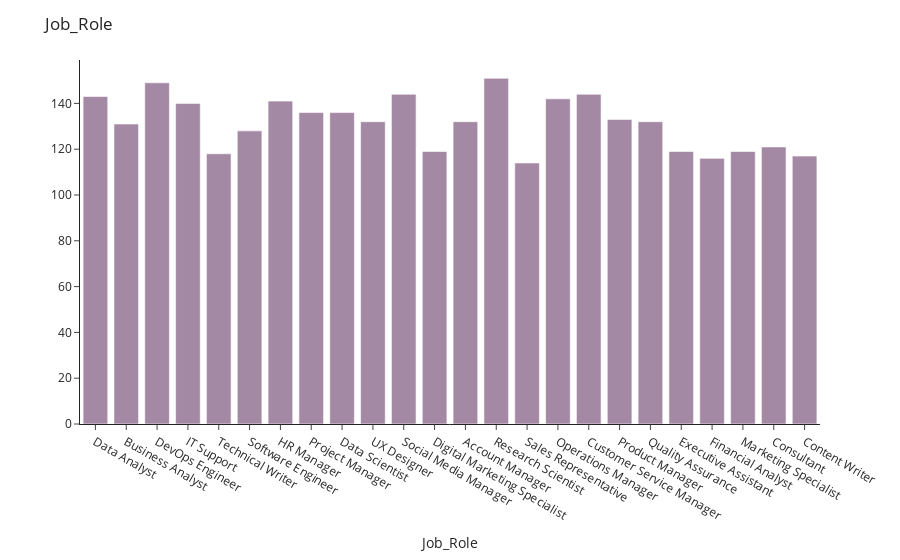

Notebook source saved alongside this figure:
### Code cell
## histogram for Job_Role distribution
age_fig = ex.histogram(data,
            x = 'Job_Role',
            nbins = 30,
            color_discrete_sequence = ["#A489A4"])

## figure title and labels
age_fig.update_layout(
    title = 'Job_Role',
    xaxis_title = 'Job_Role',
    yaxis_title = None,
    template = 'simple_white')

### Figure 1 — Plotly figure (JSON) as saved in the notebook; plotly's stock layout.template omitted (floating-point values rounded to 4 significant figures; data arrays with more than 128 entries replaced by an {"elided": "..."} marker saying what was removed)
{"data": [{"alignmentgroup": "True", "bingroup": "x", "hovertemplate": "Job_Role=%{x}<br>count=%{y}<extra></extra>", "legendgroup": "", "marker": {"color": "#A489A4", "pattern": {"shape": ""}}, "name": "", "nbinsx": 30, "offsetgroup": "", "orientation": "v", "showlegend": false, "type": "histogram", "x": {"elided": "3157 str values"}, "xaxis": "x", "yaxis": "y"}], "layout": {"barmode": "relative", "legend": {"tracegroupgap": 0}, "margin": {"t": 60}, "title": {"text": "Job_Role"}, "xaxis": {"anchor": "y", "domain": [0, 1], "title": {"text": "Job_Role"}}, "yaxis": {"anchor": "x", "domain": [0, 1], "title": {}}}}
